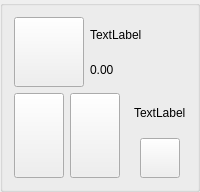
           <widget class="QGroupBox" name="groupBox_2">
            <property name="maximumSize">
             <size>
              <width>200</width>
              <height>16777215</height>
             </size>
            </property>
            <layout class="QHBoxLayout" name="horizontalLayout_50">
             <item>
              <layout class="QVBoxLayout" name="verticalLayout_15">
               <item>
                <layout class="QHBoxLayout" name="horizontalLayout_29">
                 <item>
                  <widget class="QPushButton" name="player3_icon">
                   <property name="minimumSize">
                    <size>
                     <width>70</width>
                     <height>70</height>
                    </size>
                   </property>
                   <property name="maximumSize">
                    <size>
                     <width>70</width>
                     <height>70</height>
                    </size>
                   </property>
                   <property name="text">
                    <string/>
                   </property>
                   <property name="iconSize">
                    <size>
                     <width>70</width>
                     <height>70</height>
                    </size>
                   </property>
                  </widget>
                 </item>
                 <item>
                  <layout class="QVBoxLayout" name="verticalLayout_16">
                   <property name="spacing">
                    <number>0</number>
                   </property>
                   <item>
                    <layout class="QHBoxLayout" name="horizontalLayout_30">
                     <item>
                      <widget class="QLabel" name="player3_name">
                       <property name="text">
                        <string>TextLabel</string>
                       </property>
                      </widget>
                     </item>
                     <item>
                      <spacer name="horizontalSpacer_32">
                       <property name="orientation">
                        <enum>Qt::Horizontal</enum>
                       </property>
                       <property name="sizeHint" stdset="0">
                        <size>
                         <width>40</width>
                         <height>20</height>
                        </size>
                       </property>
                      </spacer>
                     </item>
                    </layout>
                   </item>
                   <item>
                    <layout class="QHBoxLayout" name="horizontalLayout_31">
                     <item>
                      <widget class="QLabel" name="player3_money_available">
                       <property name="text">
                        <string>0.00</string>
                       </property>
                      </widget>
                     </item>
                     <item>
                      <spacer name="horizontalSpacer_34">
                       <property name="orientation">
                        <enum>Qt::Horizontal</enum>
                       </property>
                       <property name="sizeHint" stdset="0">
                        <size>
                         <width>40</width>
                         <height>20</height>
                        </size>
                       </property>
                      </spacer>
                     </item>
                    </layout>
                   </item>
                  </layout>
                 </item>
                </layout>
               </item>
               <item>
                <layout class="QHBoxLayout" name="horizontalLayout_18">
                 <item>
                  <widget class="QPushButton" name="player3_card1">
                   <property name="minimumSize">
                    <size>
                     <width>50</width>
                     <height>85</height>
                    </size>
                   </property>
                   <property name="text">
                    <string/>
                   </property>
                   <property name="iconSize">
                    <size>
                     <width>50</width>
                     <height>85</height>
                    </size>
                   </property>
                  </widget>
                 </item>
                 <item>
                  <widget class="QPushButton" name="player3_card2">
                   <property name="minimumSize">
                    <size>
                     <width>50</width>
                     <height>85</height>
                    </size>
                   </property>
                   <property name="text">
                    <string/>
                   </property>
                   <property name="iconSize">
                    <size>
                     <width>50</width>
                     <height>85</height>
                    </size>
                   </property>
                  </widget>
                 </item>
                 <item>
                  <spacer name="horizontalSpacer_35">
                   <property name="orientation">
                    <enum>Qt::Horizontal</enum>
                   </property>
                   <property name="sizeHint" stdset="0">
                    <size>
                     <width>40</width>
                     <height>20</height>
                    </size>
                   </property>
                  </spacer>
                 </item>
                 <item>
                  <layout class="QVBoxLayout" name="verticalLayout_29">
                   <item>
                    <layout class="QHBoxLayout" name="horizontalLayout_64">
                     <item>
                      <widget class="QLabel" name="player3_action">
                       <property name="text">
                        <string>TextLabel</string>
                       </property>
                      </widget>
                     </item>
                    </layout>
                   </item>
                   <item>
                    <layout class="QHBoxLayout" name="horizontalLayout_65">
                     <item>
                      <widget class="QPushButton" name="player3_dealer">
                       <property name="minimumSize">
                        <size>
                         <width>40</width>
                         <height>40</height>
                        </size>
                       </property>
                       <property name="maximumSize">
                        <size>
                         <width>40</width>
                         <height>40</height>
                        </size>
                       </property>
                       <property name="text">
                        <string/>
                       </property>
                       <property name="iconSize">
                        <size>
                         <width>40</width>
                         <height>40</height>
                        </size>
                       </property>
                      </widget>
                     </item>
                    </layout>
                   </item>
                  </layout>
                 </item>
                </layout>
               </item>
              </layout>
             </item>
            </layout>
           </widget>
